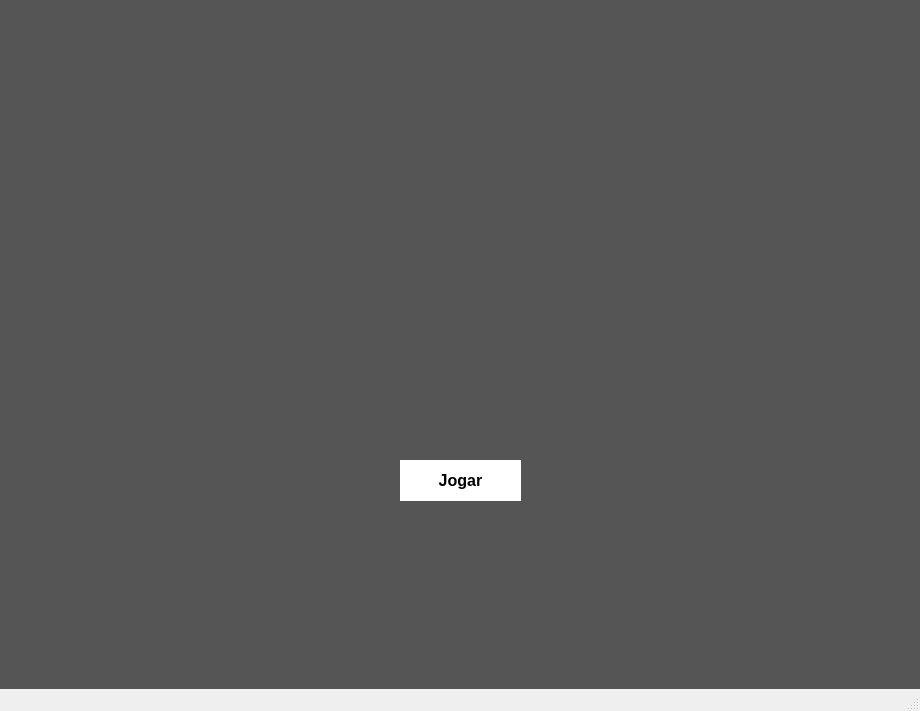
<?xml version="1.0" encoding="UTF-8"?>
<ui version="4.0">
 <class>MainWindow</class>
 <widget class="QMainWindow" name="MainWindow">
  <property name="geometry">
   <rect>
    <x>0</x>
    <y>0</y>
    <width>920</width>
    <height>711</height>
   </rect>
  </property>
  <property name="windowTitle">
   <string>MainWindow</string>
  </property>
  <widget class="QWidget" name="centralwidget">
   <widget class="QLabel" name="Logo">
    <property name="geometry">
     <rect>
      <x>290</x>
      <y>140</y>
      <width>331</width>
      <height>301</height>
     </rect>
    </property>
    <property name="text">
     <string/>
    </property>
    <property name="pixmap">
     <pixmap>../public/images/LogoCarGuesser.png</pixmap>
    </property>
    <property name="scaledContents">
     <bool>true</bool>
    </property>
   </widget>
   <widget class="QLabel" name="Fundo">
    <property name="geometry">
     <rect>
      <x>-10</x>
      <y>-30</y>
      <width>941</width>
      <height>721</height>
     </rect>
    </property>
    <property name="styleSheet">
     <string notr="true">QLabel{background-color: #555555;}</string>
    </property>
    <property name="text">
     <string/>
    </property>
    <property name="pixmap">
     <pixmap>../public/images/FundoCarGuesser.png</pixmap>
    </property>
    <property name="scaledContents">
     <bool>true</bool>
    </property>
   </widget>
   <widget class="QLabel" name="Equipe">
    <property name="geometry">
     <rect>
      <x>20</x>
      <y>10</y>
      <width>181</width>
      <height>161</height>
     </rect>
    </property>
    <property name="text">
     <string/>
    </property>
    <property name="pixmap">
     <pixmap>../public/images/LogoEquipe.png</pixmap>
    </property>
    <property name="scaledContents">
     <bool>true</bool>
    </property>
   </widget>
   <widget class="QPushButton" name="Botofresco">
    <property name="geometry">
     <rect>
      <x>400</x>
      <y>460</y>
      <width>121</width>
      <height>41</height>
     </rect>
    </property>
    <property name="font">
     <font>
      <pointsize>12</pointsize>
      <weight>75</weight>
      <bold>true</bold>
     </font>
    </property>
    <property name="styleSheet">
     <string notr="true">QPushButton {
    border-radius: 25px;  
    padding: 10px; 
    background-color: #ffffff;
    color: black;

}</string>
    </property>
    <property name="text">
     <string>Jogar</string>
    </property>
   </widget>
   <zorder>Fundo</zorder>
   <zorder>Equipe</zorder>
   <zorder>Logo</zorder>
   <zorder>Botofresco</zorder>
  </widget>
  <widget class="QMenuBar" name="menubar">
   <property name="geometry">
    <rect>
     <x>0</x>
     <y>0</y>
     <width>920</width>
     <height>21</height>
    </rect>
   </property>
  </widget>
  <widget class="QStatusBar" name="statusbar"/>
 </widget>
 <resources/>
 <connections/>
</ui>
